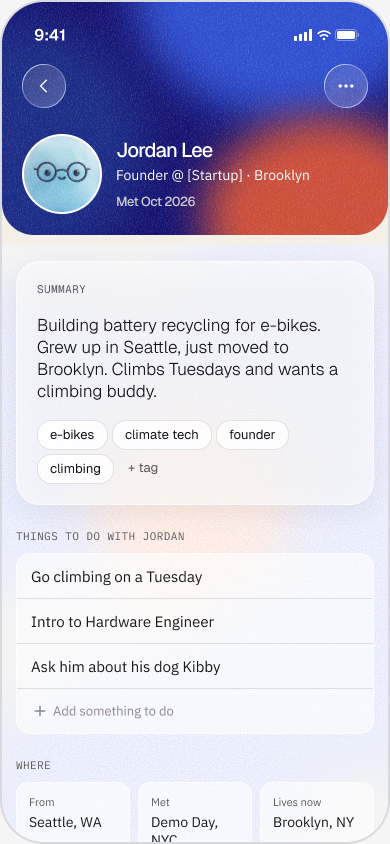
#> input picture assets/figma/v13/fig1x/profile_177_21620.png, 390 x 844 px, found by its file name; its folder holds 6 pictures in this run
$ python build.py
#> lines starting #> are read from the running program, lines starting #| are printed output that depends on the picture
from PIL import Image
import numpy as np, json
S='fig1x/'
def fix(im):
    A=np.asarray(im.convert('RGB')).copy(); h,w=A.shape[:2]
#> after `h, w = A.shape[:2]`: h = 844; w = 390
    for y in list(range(0,40))+list(range(h-40,h)):
        d=min(y,h-1-y); ins=int(round(40-np.sqrt(max(0,40*40-(40-d)**2))))+6; src=min(ins+8,w//2)
        A[y,:ins]=A[y,src]; A[y,w-ins:]=A[y,w-1-src]
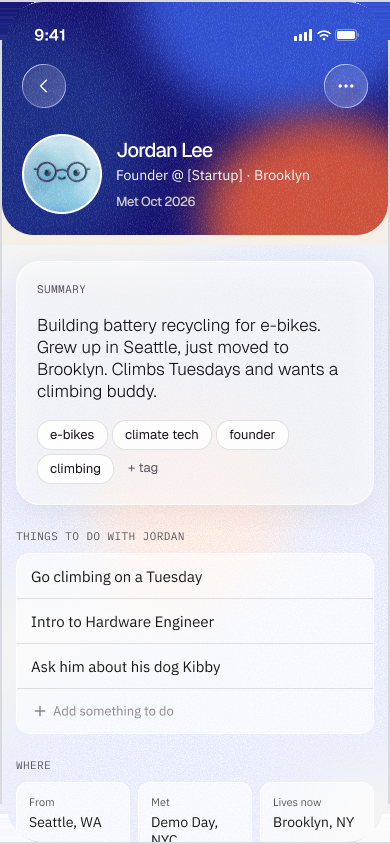
#> A: shape (844, 390, 3); mean R, G, B 195.6, 192.4, 215.3
    A[:3]=A[3:4]; A[h-3:]=A[h-4:h-3]
#> after `A[h - 3:] = A[h - 4:h - 3]`: A: shape (844, 390, 3); mean R, G, B 195.2, 192.1, 215.2
    A[:,:3]=A[:,3:4]; A[:,w-3:]=A[:,w-4:w-3]
#> after `A[:, w - 3:] = A[:, w - 4:w - 3]`:
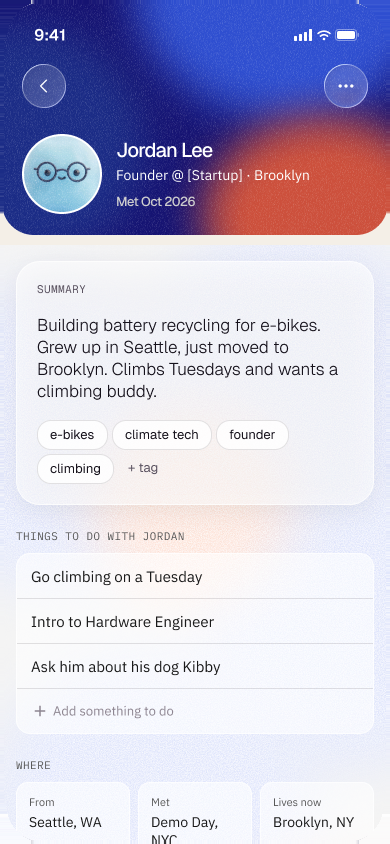
#> A: shape (844, 390, 3); mean R, G, B 195, 191.9, 215.2
    return Image.fromarray(A)
up=lambda im:(lambda f:f.resize((f.width*2,f.height*2),Image.LANCZOS))(fix(im))
names={'profile_top':'profile_177_21620','processing':'processing_294_22950','skeleton':'skeleton_294_23017','preview':'preview_294_23081','home_map':'home_183_4842',
 'ask_1_suggest':'ask_suggest_294_31691','ask_2_query':'ask_query_294_31833','ask_3_thinking':'ask_thinking_294_32257','ask_4_results':'ask_results_294_32745','ask_4b_results_draft':'ask_results2_294_32790','ask_5_copied':'ask_copied_294_32870','profile_scrolled':'profile_scrolled_177_25472'}
for o,i in names.items(): up(Image.open(S+i+'.png')).save(o+'.png')
#> (the run stopped early here; a loop or call above may not have finished)
